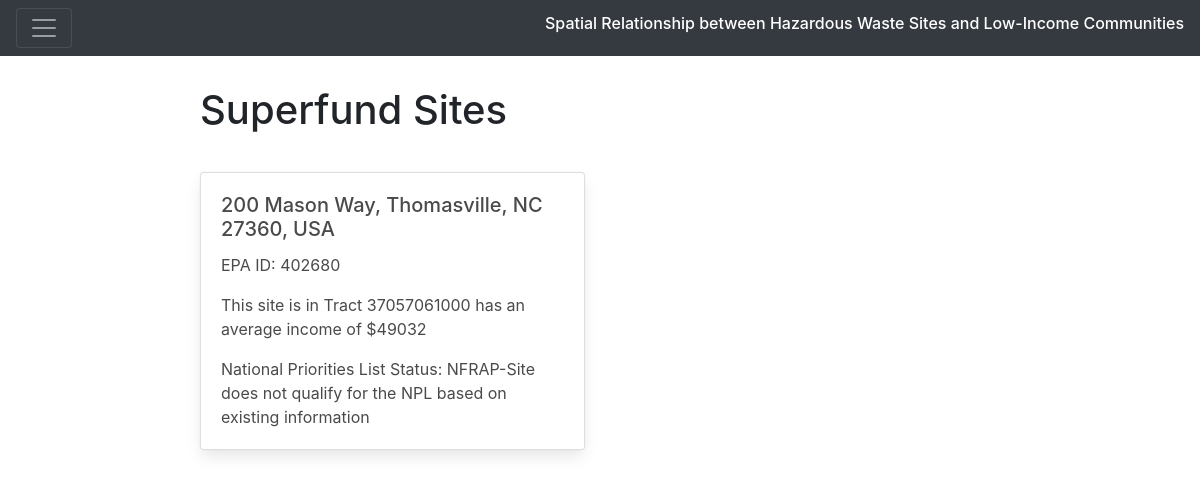
The app's page /viz/tracts/37057061000/ with its own data.
### viz/models.py (models this page shows, shortened)
class SiteLocation(models.Model):
	epa_id = models.IntegerField(primary_key=True)
	tract = models.ForeignKey(IncomeTract, on_delete=models.CASCADE)#foreign key
	formatted_address = models.TextField(max_length=155, blank=True)
	city = models.CharField(max_length=50, blank=True)
	state = models.CharField(max_length=2, blank=True)
	zipcode = models.IntegerField(blank=True)
	npl_status = models.TextField(max_length=255, blank=True)#char and text fields must have max length
	lon = models.DecimalField(max_digits=9, decimal_places=6, default=0)
	lat = models.DecimalField(max_digits=9, decimal_places=6, default=0)
	address = models.TextField(max_length=155, blank=True)
	income = models.IntegerField(blank=False)

### viz/views.py (the view)
# urls.py: path('tracts/<int:tract_id>/', views.tracts_site, name='tracts_site'),
def tracts_site(request, tract_id):
    sites = SiteLocation.objects.filter(tract=tract_id).values()
    context = {'tracts_site_list': sites}
    return render(request, 'viz/tracts_site.html', context)

### viz/templates/viz/tracts_site.html (shortened to what this page needs)
{% extends "viz/index.html" %}
{% block content %}
    <h1 id="subTitle">Superfund Sites</h1>
    {% if tracts_site_list %}
    <ul>
      {% for site in tracts_site_list %}
        {% if forloop.first %}<div class="row">{% endif %}
          {% if site.formatted_address == "" %}
          {% else %}
          <div class="col-sm-6" id="siteCard">
            <div class="card">
              <div class="card-body">
                <h5 class="card-title">{{site.formatted_address}}</h5>
                <p class="card-text">EPA ID: {{site.epa_id}}</p>
                <p class="card-text">This site is in Tract {{site.tract_id}} has an average income of ${{site.income}}</p>
                {% if site.npl_status == "" %}
                {% else %}
                <p class="card-text">National Priorities List Status: {{site.npl_status}}</p>
                {% endif %}
              </div>
            </div>
          </div>
          {% endif %}
        {% if forloop.last %}</div>{% endif %}
      {% endfor %}
    </ul>
    {% else %}
      <p>There are no sites.</p>
    {% endif %}
{% endblock %}

### viz/static/viz/style.css (style rules this page uses)
#siteCard { margin-top: 30px; }

### viz/templates/viz/index.html (style rules this page uses)
#subTitle { margin-top: 30px; }
#siteCard { margin-top: 30px; }

### records on screen
SiteLocation: formatted_address "200 Mason Way, Thomasville, NC 27360, USA", epa_id "402680", tract_id "37057061000", income "49032", npl_status "NFRAP-Site does not qualify for the NPL based on existing information"
